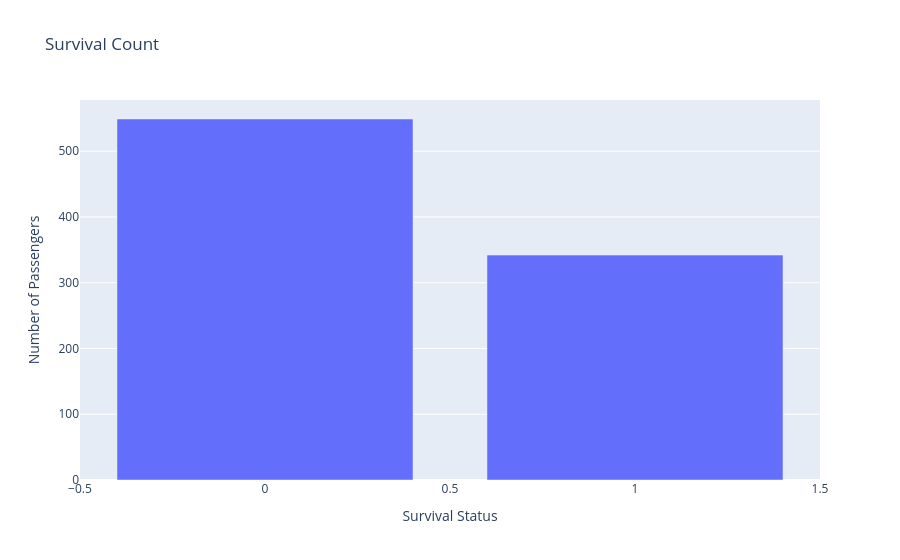

Source (notebook cell):
### Markdown cell above
# Part 2: Interactive Chart 1 — Histogram - Survival counts

Create a bar‑style count chart of survival outcomes. Create a histogram including chart title, X-axis title,   and Y-axis title [ 2 marks].

### Code cell
import plotly.express as px

survival_count = df['survived'].value_counts().reset_index()
survival_count.columns = ['Survived', 'Count']

fig = px.bar(
    survival_count,
    x='Survived',
    y='Count',
    title='Survival Count',
    labels={
        'Survived': 'Survival Status',
        'Count': 'Number of Passengers'
    }
)

fig.show()

### Figure 1 — Plotly figure (JSON) as saved in the notebook; plotly's stock layout.template omitted (floating-point values rounded to 4 significant figures)
{"data": [{"hovertemplate": "Survival Status=%{x}<br>Number of Passengers=%{y}<extra></extra>", "legendgroup": "", "marker": {"color": "#636efa", "pattern": {"shape": ""}}, "name": "", "orientation": "v", "showlegend": false, "textposition": "auto", "type": "bar", "x": [0, 1], "xaxis": "x", "y": [549, 342], "yaxis": "y"}], "layout": {"barmode": "relative", "legend": {"tracegroupgap": 0}, "title": {"text": "Survival Count"}, "xaxis": {"anchor": "y", "domain": [0, 1], "title": {"text": "Survival Status"}}, "yaxis": {"anchor": "x", "domain": [0, 1], "title": {"text": "Number of Passengers"}}}}
